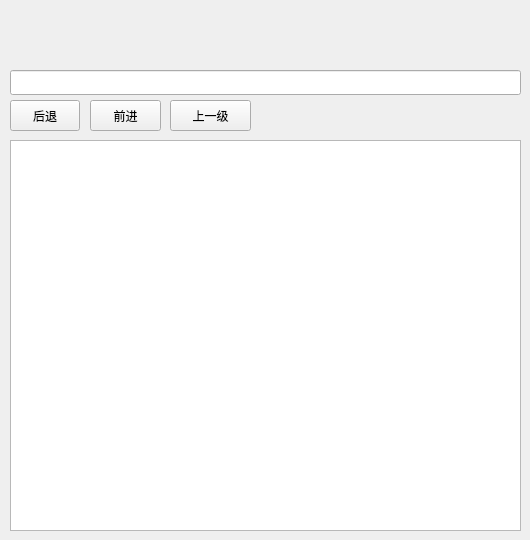
<?xml version="1.0" encoding="UTF-8"?>
<ui version="4.0">
 <class>MyExplorer</class>
 <widget class="QWidget" name="MyExplorer">
  <property name="geometry">
   <rect>
    <x>0</x>
    <y>0</y>
    <width>530</width>
    <height>540</height>
   </rect>
  </property>
  <property name="acceptDrops">
   <bool>true</bool>
  </property>
  <property name="windowTitle">
   <string>Form</string>
  </property>
  <widget class="QPushButton" name="prevBtn">
   <property name="geometry">
    <rect>
     <x>10</x>
     <y>100</y>
     <width>70</width>
     <height>31</height>
    </rect>
   </property>
   <property name="text">
    <string>后退</string>
   </property>
  </widget>
  <widget class="QPushButton" name="nextBtn">
   <property name="geometry">
    <rect>
     <x>90</x>
     <y>100</y>
     <width>71</width>
     <height>31</height>
    </rect>
   </property>
   <property name="text">
    <string>前进</string>
   </property>
  </widget>
  <widget class="QPushButton" name="outBtn">
   <property name="geometry">
    <rect>
     <x>170</x>
     <y>100</y>
     <width>81</width>
     <height>31</height>
    </rect>
   </property>
   <property name="text">
    <string>上一级</string>
   </property>
  </widget>
  <widget class="MyListwidget" name="listWidget">
   <property name="geometry">
    <rect>
     <x>10</x>
     <y>140</y>
     <width>511</width>
     <height>391</height>
    </rect>
   </property>
   <property name="contextMenuPolicy">
    <enum>Qt::CustomContextMenu</enum>
   </property>
   <property name="acceptDrops">
    <bool>true</bool>
   </property>
   <property name="showDropIndicator" stdset="0">
    <bool>false</bool>
   </property>
   <property name="dragEnabled">
    <bool>true</bool>
   </property>
   <property name="dragDropOverwriteMode">
    <bool>false</bool>
   </property>
   <property name="dragDropMode">
    <enum>QAbstractItemView::DragDrop</enum>
   </property>
  </widget>
  <widget class="QLineEdit" name="pathEdit">
   <property name="enabled">
    <bool>true</bool>
   </property>
   <property name="geometry">
    <rect>
     <x>10</x>
     <y>70</y>
     <width>511</width>
     <height>25</height>
    </rect>
   </property>
   <property name="readOnly">
    <bool>false</bool>
   </property>
   <property name="clearButtonEnabled">
    <bool>true</bool>
   </property>
  </widget>
 </widget>
 <customwidgets>
  <customwidget>
   <class>MyListwidget</class>
   <extends>QListWidget</extends>
   <header>mylistwidget.h</header>
  </customwidget>
 </customwidgets>
 <resources/>
 <connections>
  <connection>
   <sender>prevBtn</sender>
   <signal>clicked()</signal>
   <receiver>MyExplorer</receiver>
   <slot>previous()</slot>
   <hints>
    <hint type="sourcelabel">
     <x>67</x>
     <y>121</y>
    </hint>
    <hint type="destinationlabel">
     <x>35</x>
     <y>0</y>
    </hint>
   </hints>
  </connection>
  <connection>
   <sender>nextBtn</sender>
   <signal>clicked()</signal>
   <receiver>MyExplorer</receiver>
   <slot>next()</slot>
   <hints>
    <hint type="sourcelabel">
     <x>132</x>
     <y>115</y>
    </hint>
    <hint type="destinationlabel">
     <x>146</x>
     <y>-2</y>
    </hint>
   </hints>
  </connection>
  <connection>
   <sender>outBtn</sender>
   <signal>clicked()</signal>
   <receiver>MyExplorer</receiver>
   <slot>outDir()</slot>
   <hints>
    <hint type="sourcelabel">
     <x>231</x>
     <y>116</y>
    </hint>
    <hint type="destinationlabel">
     <x>290</x>
     <y>24</y>
    </hint>
   </hints>
  </connection>
  <connection>
   <sender>listWidget</sender>
   <signal>doubleClicked(QModelIndex)</signal>
   <receiver>MyExplorer</receiver>
   <slot>enterDirSlot(QModelIndex)</slot>
   <hints>
    <hint type="sourcelabel">
     <x>464</x>
     <y>169</y>
    </hint>
    <hint type="destinationlabel">
     <x>442</x>
     <y>42</y>
    </hint>
   </hints>
  </connection>
  <connection>
   <sender>listWidget</sender>
   <signal>customContextMenuRequested(QPoint)</signal>
   <receiver>MyExplorer</receiver>
   <slot>menu(QPoint)</slot>
   <hints>
    <hint type="sourcelabel">
     <x>343</x>
     <y>198</y>
    </hint>
    <hint type="destinationlabel">
     <x>359</x>
     <y>107</y>
    </hint>
   </hints>
  </connection>
  <connection>
   <sender>pathEdit</sender>
   <signal>returnPressed()</signal>
   <receiver>MyExplorer</receiver>
   <slot>enterPress()</slot>
   <hints>
    <hint type="sourcelabel">
     <x>290</x>
     <y>86</y>
    </hint>
    <hint type="destinationlabel">
     <x>297</x>
     <y>125</y>
    </hint>
   </hints>
  </connection>
 </connections>
 <slots>
  <slot>next()</slot>
  <slot>previous()</slot>
  <slot>outDir()</slot>
  <slot>enterDirSlot(QModelIndex)</slot>
  <slot>menu(QPoint)</slot>
  <slot>enterPress()</slot>
 </slots>
</ui>
